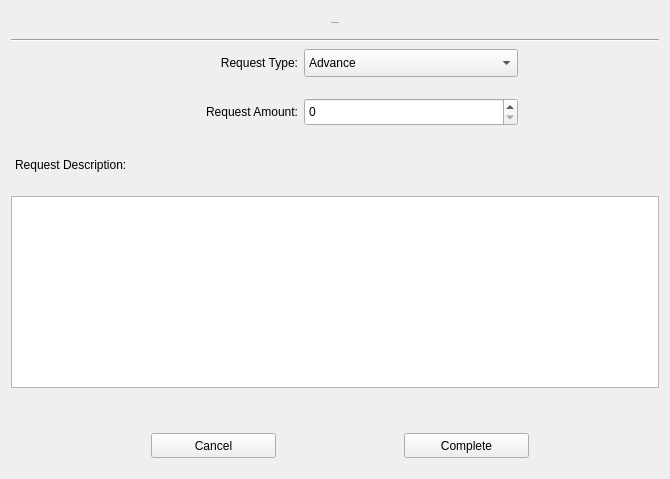
      <widget class="QWidget" name="page_special_request">
       <layout class="QGridLayout" name="gridLayout_5">
        <item row="11" column="2">
         <spacer name="verticalSpacer_24">
          <property name="orientation">
           <enum>Qt::Vertical</enum>
          </property>
          <property name="sizeType">
           <enum>QSizePolicy::Fixed</enum>
          </property>
          <property name="sizeHint" stdset="0">
           <size>
            <width>20</width>
            <height>30</height>
           </size>
          </property>
         </spacer>
        </item>
        <item row="1" column="0" colspan="4">
         <widget class="Line" name="line_7">
          <property name="minimumSize">
           <size>
            <width>550</width>
            <height>3</height>
           </size>
          </property>
          <property name="orientation">
           <enum>Qt::Horizontal</enum>
          </property>
         </widget>
        </item>
        <item row="0" column="0" colspan="4">
         <widget class="QLabel" name="lbl_special_request_header">
          <property name="minimumSize">
           <size>
            <width>558</width>
            <height>22</height>
           </size>
          </property>
          <property name="maximumSize">
           <size>
            <width>16777215</width>
            <height>22</height>
           </size>
          </property>
          <property name="font">
           <font>
            <family>Segoe Print</family>
            <pointsize>-1</pointsize>
            <weight>50</weight>
            <italic>false</italic>
            <bold>false</bold>
           </font>
          </property>
          <property name="text">
           <string>Special Request</string>
          </property>
          <property name="alignment">
           <set>Qt::AlignCenter</set>
          </property>
         </widget>
        </item>
        <item row="2" column="1" colspan="2">
         <layout class="QHBoxLayout" name="horizontalLayout_62">
          <item>
           <widget class="QLabel" name="lbl_special_request_request_type_icon">
            <property name="minimumSize">
             <size>
              <width>30</width>
              <height>30</height>
             </size>
            </property>
            <property name="maximumSize">
             <size>
              <width>30</width>
              <height>30</height>
             </size>
            </property>
            <property name="text">
             <string/>
            </property>
            <property name="pixmap">
             <pixmap resource="../icons_source.qrc">:/newSource/icons/request.png</pixmap>
            </property>
            <property name="scaledContents">
             <bool>true</bool>
            </property>
           </widget>
          </item>
          <item>
           <widget class="QLabel" name="lbl_special_request_request_type">
            <property name="minimumSize">
             <size>
              <width>110</width>
              <height>22</height>
             </size>
            </property>
            <property name="maximumSize">
             <size>
              <width>110</width>
              <height>22</height>
             </size>
            </property>
            <property name="text">
             <string>Request Type:</string>
            </property>
            <property name="alignment">
             <set>Qt::AlignRight|Qt::AlignTrailing|Qt::AlignVCenter</set>
            </property>
           </widget>
          </item>
          <item>
           <widget class="QComboBox" name="comboBox_special_request_request_type">
            <property name="minimumSize">
             <size>
              <width>214</width>
              <height>28</height>
             </size>
            </property>
            <item>
             <property name="text">
              <string>Advance</string>
             </property>
            </item>
            <item>
             <property name="text">
              <string>Salary Increase</string>
             </property>
            </item>
            <item>
             <property name="text">
              <string>Payback</string>
             </property>
            </item>
            <item>
             <property name="text">
              <string>Other</string>
             </property>
            </item>
           </widget>
          </item>
         </layout>
        </item>
        <item row="2" column="0">
         <spacer name="horizontalSpacer_63">
          <property name="orientation">
           <enum>Qt::Horizontal</enum>
          </property>
          <property name="sizeType">
           <enum>QSizePolicy::Maximum</enum>
          </property>
          <property name="sizeHint" stdset="0">
           <size>
            <width>88</width>
            <height>20</height>
           </size>
          </property>
         </spacer>
        </item>
        <item row="4" column="3" rowspan="2">
         <spacer name="horizontalSpacer_57">
          <property name="orientation">
           <enum>Qt::Horizontal</enum>
          </property>
          <property name="sizeType">
           <enum>QSizePolicy::Maximum</enum>
          </property>
          <property name="sizeHint" stdset="0">
           <size>
            <width>98</width>
            <height>20</height>
           </size>
          </property>
         </spacer>
        </item>
        <item row="12" column="0" colspan="4">
         <widget class="QWidget" name="widget_special_request_btn_container" native="true">
          <property name="minimumSize">
           <size>
            <width>558</width>
            <height>44</height>
           </size>
          </property>
          <property name="maximumSize">
           <size>
            <width>16777215</width>
            <height>45</height>
           </size>
          </property>
          <property name="styleSheet">
           <string notr="true">QPushButton[objectName=&quot;btn_special_request_complete&quot;] {
	border: 2px solid #98FB98;
	background-color: #98FB98;
}

QPushButton[objectName=&quot;btn_special_request_cancel&quot;] {
	border: 2px solid #808080;
	background-color: #808080;
	color: #f0f0f0;
}

QPushButton[objectName=&quot;btn_special_request_complete&quot;]::hover {
	border: 2px solid #84E784;
	background-color: #84E784;
}

QPushButton[objectName=&quot;btn_special_request_cancel&quot;]::hover{
	border: 2px solid #585858;
	background-color: #585858;
}

QPushButton[objectName=&quot;btn_special_request_complete&quot;]::pressed {
	border: 2px solid #5CBF5C;
	background-color: #5CBF5C;
}

QPushButton[objectName=&quot;btn_special_request_cancel&quot;]::pressed{
	border: 2px solid #444444;
	background-color: #444444;
}</string>
          </property>
          <layout class="QHBoxLayout" name="horizontalLayout_59">
           <item>
            <spacer name="horizontalSpacer_59">
             <property name="orientation">
              <enum>Qt::Horizontal</enum>
             </property>
             <property name="sizeHint" stdset="0">
              <size>
               <width>131</width>
               <height>20</height>
              </size>
             </property>
            </spacer>
           </item>
           <item>
            <widget class="QPushButton" name="btn_special_request_cancel">
             <property name="minimumSize">
              <size>
               <width>125</width>
               <height>25</height>
              </size>
             </property>
             <property name="maximumSize">
              <size>
               <width>16777215</width>
               <height>25</height>
              </size>
             </property>
             <property name="cursor">
              <cursorShape>PointingHandCursor</cursorShape>
             </property>
             <property name="text">
              <string>Cancel</string>
             </property>
             <property name="icon">
              <iconset resource="../icons_source.qrc">
               <normaloff>:/newSource/icons/cancel.png</normaloff>:/newSource/icons/cancel.png</iconset>
             </property>
            </widget>
           </item>
           <item>
            <spacer name="horizontalSpacer_60">
             <property name="orientation">
              <enum>Qt::Horizontal</enum>
             </property>
             <property name="sizeHint" stdset="0">
              <size>
               <width>15</width>
               <height>20</height>
              </size>
             </property>
            </spacer>
           </item>
           <item>
            <widget class="QPushButton" name="btn_special_request_complete">
             <property name="minimumSize">
              <size>
               <width>125</width>
               <height>25</height>
              </size>
             </property>
             <property name="maximumSize">
              <size>
               <width>16777215</width>
               <height>25</height>
              </size>
             </property>
             <property name="cursor">
              <cursorShape>PointingHandCursor</cursorShape>
             </property>
             <property name="text">
              <string>Complete</string>
             </property>
             <property name="icon">
              <iconset resource="../icons_source.qrc">
               <normaloff>:/newSource/icons/complete.png</normaloff>:/newSource/icons/complete.png</iconset>
             </property>
            </widget>
           </item>
           <item>
            <spacer name="horizontalSpacer_61">
             <property name="orientation">
              <enum>Qt::Horizontal</enum>
             </property>
             <property name="sizeHint" stdset="0">
              <size>
               <width>111</width>
               <height>20</height>
              </size>
             </property>
            </spacer>
           </item>
          </layout>
         </widget>
        </item>
        <item row="9" column="2">
         <spacer name="verticalSpacer_23">
          <property name="orientation">
           <enum>Qt::Vertical</enum>
          </property>
          <property name="sizeType">
           <enum>QSizePolicy::Fixed</enum>
          </property>
          <property name="sizeHint" stdset="0">
           <size>
            <width>20</width>
            <height>13</height>
           </size>
          </property>
         </spacer>
        </item>
        <item row="8" column="0" colspan="4">
         <widget class="QLabel" name="lbl_special_request_description">
          <property name="minimumSize">
           <size>
            <width>0</width>
            <height>24</height>
           </size>
          </property>
          <property name="text">
           <string>Request Description:</string>
          </property>
          <property name="wordWrap">
           <bool>true</bool>
          </property>
          <property name="indent">
           <number>4</number>
          </property>
         </widget>
        </item>
        <item row="10" column="0" colspan="4">
         <widget class="QTextEdit" name="textEdit_special_request_description">
          <property name="toolTip">
           <string>Explain your request details and reasons in a few sentences.</string>
          </property>
         </widget>
        </item>
        <item row="2" column="3">
         <spacer name="horizontalSpacer_52">
          <property name="orientation">
           <enum>Qt::Horizontal</enum>
          </property>
          <property name="sizeType">
           <enum>QSizePolicy::Maximum</enum>
          </property>
          <property name="sizeHint" stdset="0">
           <size>
            <width>98</width>
            <height>20</height>
           </size>
          </property>
         </spacer>
        </item>
        <item row="3" column="2">
         <spacer name="verticalSpacer_21">
          <property name="orientation">
           <enum>Qt::Vertical</enum>
          </property>
          <property name="sizeType">
           <enum>QSizePolicy::Fixed</enum>
          </property>
          <property name="sizeHint" stdset="0">
           <size>
            <width>20</width>
            <height>13</height>
           </size>
          </property>
         </spacer>
        </item>
        <item row="4" column="0">
         <spacer name="horizontalSpacer_62">
          <property name="orientation">
           <enum>Qt::Horizontal</enum>
          </property>
          <property name="sizeType">
           <enum>QSizePolicy::Maximum</enum>
          </property>
          <property name="sizeHint" stdset="0">
           <size>
            <width>88</width>
            <height>20</height>
           </size>
          </property>
         </spacer>
        </item>
        <item row="4" column="1" rowspan="2" colspan="2">
         <layout class="QHBoxLayout" name="horizontalLayout_46">
          <item>
           <widget class="QLabel" name="lbl_special_request_request_amount_icon">
            <property name="minimumSize">
             <size>
              <width>30</width>
              <height>30</height>
             </size>
            </property>
            <property name="maximumSize">
             <size>
              <width>30</width>
              <height>30</height>
             </size>
            </property>
            <property name="text">
             <string/>
            </property>
            <property name="pixmap">
             <pixmap resource="../icons_source.qrc">:/newSource/icons/advance_transaction_2.png</pixmap>
            </property>
            <property name="scaledContents">
             <bool>true</bool>
            </property>
           </widget>
          </item>
          <item>
           <widget class="QLabel" name="lbl_special_request_request_amount">
            <property name="minimumSize">
             <size>
              <width>110</width>
              <height>22</height>
             </size>
            </property>
            <property name="maximumSize">
             <size>
              <width>110</width>
              <height>22</height>
             </size>
            </property>
            <property name="text">
             <string>Request Amount:</string>
            </property>
            <property name="alignment">
             <set>Qt::AlignRight|Qt::AlignTrailing|Qt::AlignVCenter</set>
            </property>
           </widget>
          </item>
          <item>
           <widget class="QSpinBox" name="spinBox_special_request_request_amount">
            <property name="minimumSize">
             <size>
              <width>214</width>
              <height>20</height>
             </size>
            </property>
            <property name="maximumSize">
             <size>
              <width>16777215</width>
              <height>28</height>
             </size>
            </property>
            <property name="maximum">
             <number>100000000</number>
            </property>
           </widget>
          </item>
         </layout>
        </item>
        <item row="7" column="0">
         <spacer name="verticalSpacer_20">
          <property name="orientation">
           <enum>Qt::Vertical</enum>
          </property>
          <property name="sizeType">
           <enum>QSizePolicy::Fixed</enum>
          </property>
          <property name="sizeHint" stdset="0">
           <size>
            <width>20</width>
            <height>20</height>
           </size>
          </property>
         </spacer>
        </item>
       </layout>
      </widget>
